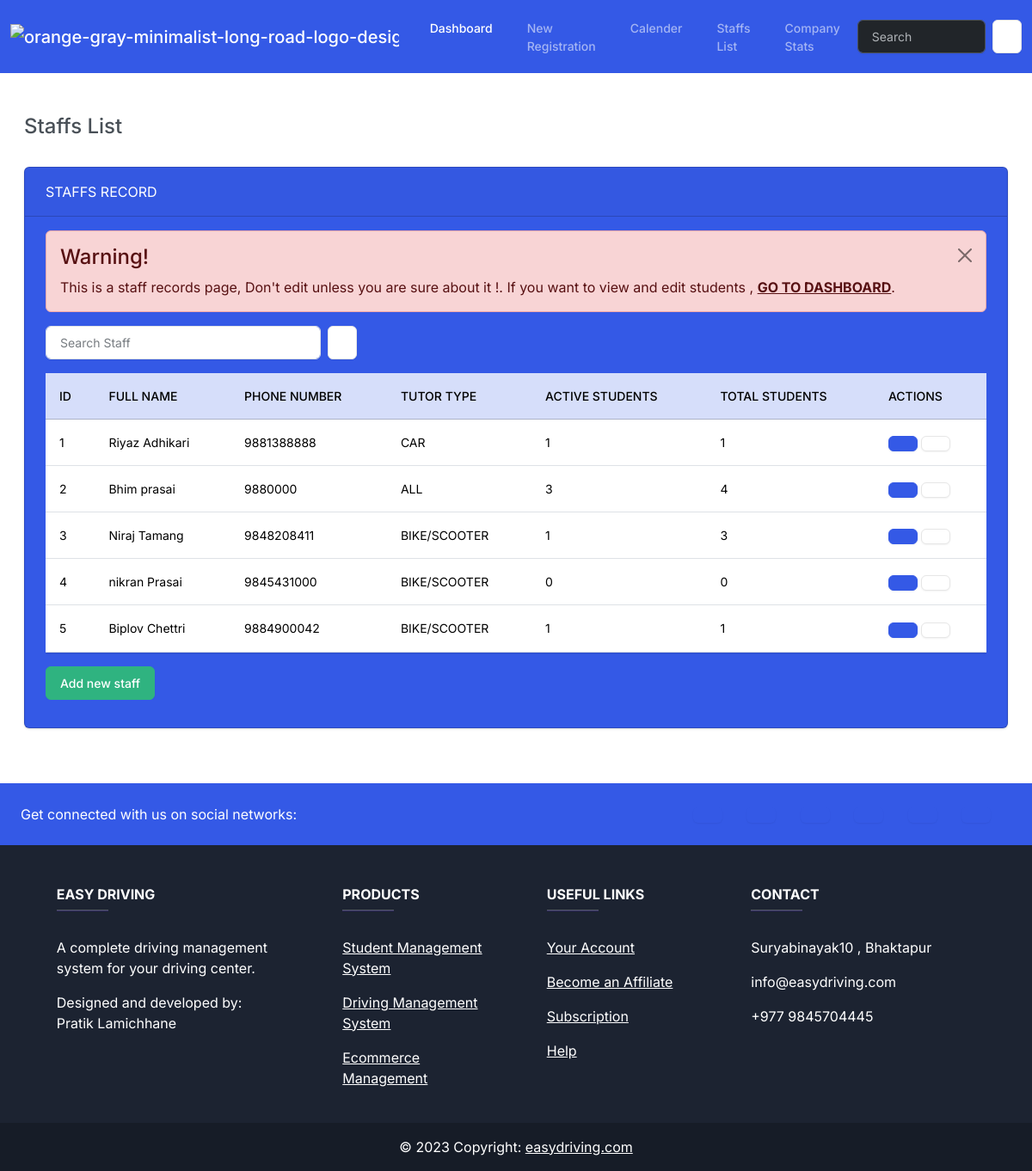
The app's page /staffs/, older data.
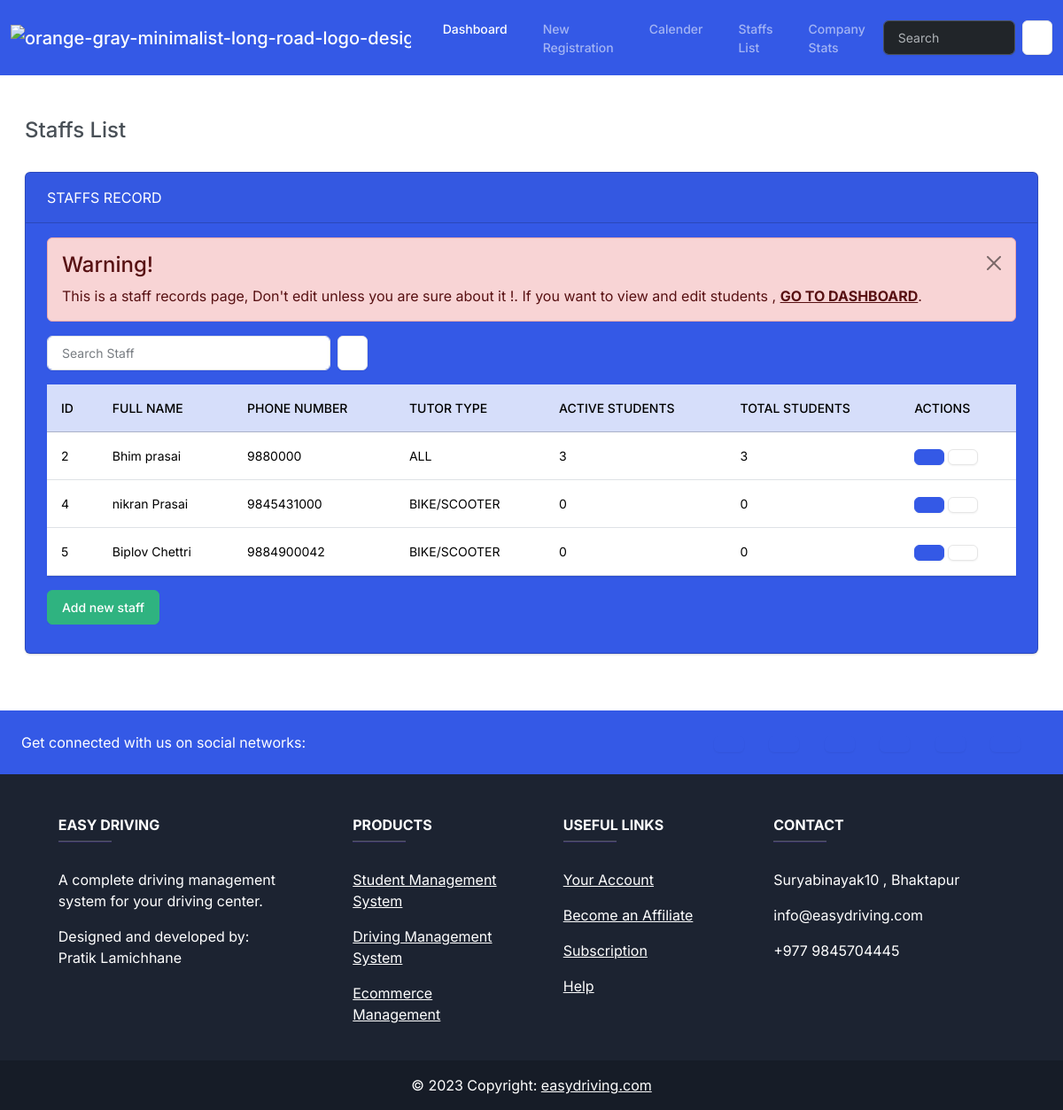
The same page, newer data.
### management/models.py (models this page shows, shortened)
class Staffs(models.Model):
    staff_id = models.AutoField (primary_key=True)
    staff_name = models.CharField(max_length=100)
    phone_number = models.IntegerField()
    tutor_type = models.CharField(max_length=50,
                  choices= TUTOR_TYPE,
                  default="BIKE/SCOOTER")

### management/views.py (the view)
# urls.py: path("staffs/" , views.staffs , name="staffs" ),
def staffs(request):
    staff_members = Staffs.objects.all()
    for staff in staff_members:
        active_students_count = staff.students_assigned.filter(
            enrollment_status='ACTIVE'
        ).count()
        total_students_count = staff.students_assigned.count()
        staff.active_students_count = active_students_count
        staff.total_students_count = total_students_count
    return render(request, 'management/staffs.html', {
        'staffs': staff_members
    })

### management/templates/management/staffs.html (shortened to what this page needs)
{% extends "management/base.html" %}
{% block body %}
<div class="container-fluid">
    <h4 class="m-3 mt-5"> Staffs List</h4>
    <div class="row">
      <div class="col-12">
        {% if staffs %}
        <div class="card text-white bg-primary m-3" bis_skin_checked="1">
          <div class="card-header" bis_skin_checked="1"> STAFFS RECORD</div>
          <div class="card-body" bis_skin_checked="1">
            <div class="alert alert-dismissible alert-danger " bis_skin_checked="1">
              <button type="button" class="btn-close" data-bs-dismiss="alert"></button>
              <h4 class="alert-heading">Warning!</h4>
              <p class="mb-0">This is a staff records page, Don't edit unless you are sure about it !. If you want to view and edit students , <a href="{% url "index" %}" class="alert-link">GO TO DASHBOARD</a>.</p>
            </div>
            <form class="d-flex">
              <input class="form-control me-sm-2" style="max-width: 20rem;" type="search" placeholder="Search Staff">
              <button class="btn btn-secondary my-2 my-sm-0" type="submit"></button>
            </form>
            <p class="card-text">
              <div class="table-responsive">
              <table class="table table-hover">
                <thead>
                  <tr class="table-primary">
                    <th scope="col">ID</th>
                    <th scope="col">Full Name</th>
                    <th scope="col">Phone Number</th>
                    <th scope="col">Tutor Type</th>
                    <th scope="col">Active Students</th>
                    <th scope="col">Total Students</th>
                    <th scope="col">Actions</th>
                  </tr>
                </thead>
               {% for staff in staffs %}
               <tr>
                <td>{{ staff.staff_id }}</td>
                <td>{{ staff.staff_name }}</td>
                <td>{{ staff.phone_number }}</td>
                <td>{{ staff.tutor_type }}</td>
                <td>{{staff.active_students_count}}</td>
                <td>{{staff.total_students_count}}</td>
                <td><a type="button" class="btn btn-primary" href="{% url 'view_staff' staff.staff_id%}" data-bs-toggle="modal" data-bs-target="#mymodal{{staff.staff_id}}"
                  ></a>
                  <a class="btn btn-secondary"href=" {% url "staff_students" staff.staff_id %}"></a>
                </td>
               </tr>
               {% endfor %}
              </table>
              <a class="btn btn-success" href="{% url "addstaff" %}">Add new staff</a>
            </div>
            </p>
          </div>
        {% endif %}
        </div>
      </div>
    </div>
  </div>
{% endblock body %}

### management/templates/management/base.html (shortened to what this page needs)
{% load static%}
<!DOCTYPE html>
<html lang="en">
<head>
    <link rel="stylesheet" href="{% static 'css/bootstrap.min.css'%}" rel="stylesheet">
    <link href="https://cdn.jsdelivr.net/npm/remixicon@3.5.0/fonts/remixicon.css" rel="stylesheet">
</head>
<body>
    <nav class="navbar navbar-expand-lg bg-primary" data-bs-theme="dark">
        <div class="container-fluid" bis_skin_checked="1">
          <a class="navbar-brand" href="{% url "index" %}"><img src="https://i.ibb.co/92brHQg/orange-gray-minimalist-long-road-logo-design-1.png" alt="orange-gray-minimalist-long-road-logo-design" border="0" width="110px"></a>
          <div class="collapse navbar-collapse" id="navbarColor01" bis_skin_checked="1">
            <ul class="navbar-nav me-auto">
              <li class="nav-item">
                <a class="nav-link active" href="{% url "index" %}"> Dashboard
                </a>
              </li>
              <li class="nav-item">
                <a class="nav-link" href="{% url "addstudent" %}"> New Registration</a>
              </li>
              <li class="nav-item">
                <a class="nav-link" href="{% url "calendar" %}"> Calender</a>
              </li>
              <li class="nav-item">
                <a class="nav-link" href="{% url "staffs" %} "> Staffs List</a>
              </li>
              <li class="nav-item">
                <a class="nav-link" href="#"> Company Stats</a>
              </li>
            </ul>
            <form class="d-flex">
              <input class="form-control me-sm-2" type="search" placeholder="Search">
              <button class="btn btn-secondary my-2 my-sm-0" type="submit"></button>
            </form>
          </div>
        </div>
      </nav>
      {% block body %}{% endblock body %}
        <footer
                class="text-center text-lg-start text-white mt-5"
                style="background-color: #1c2331"
                >          <section
                   class="d-flex justify-content-between p-4"
                   style="background-color: #3459E6"
                   >
            <div class="me-5">
              <span>Get connected with us on social networks:</span>
            </div>
            <div>
              <a href="" class="text-white me-4 btn">
              </a>
              <a href="" class="text-white me-4 btn">
              </a>
              <a href="" class="text-white me-4 btn">
              </a>
              <a href="" class="text-white me-4 btn">
              </a>
              <a href="" class="text-white me-4 btn">
              </a>
              <a href="" class="text-white me-4 btn">
              </a>
            </div>
          </section>
          <section class="">
            <div class="container text-center text-md-start mt-5">
              <div class="row mt-3">
                <div class="col-md-3 col-lg-4 col-xl-3 mx-auto mb-4">
                  <h6 class="text-uppercase fw-bold">Easy Driving</h6>
                  <hr
                      class="mb-4 mt-0 d-inline-block mx-auto"
                      style="width: 60px; background-color: #7c4dff; height: 2px"
                      />
                  <p>
                    A complete driving management system for your driving center.
                  </p>
                  <p>
                    Designed and developed by: <br>
                    Pratik Lamichhane
                  </p>
                </div>
                <div class="col-md-2 col-lg-2 col-xl-2 mx-auto mb-4">
                  <h6 class="text-uppercase fw-bold">Products</h6>
                  <hr
                      class="mb-4 mt-0 d-inline-block mx-auto"
                      style="width: 60px; background-color: #7c4dff; height: 2px"
                      />
                  <p>
                    <a href="#!" class="text-white">Student Management System</a>
                  </p>
                  <p>
                    <a href="#!" class="text-white">Driving Management System</a>
                  </p>
                  <p>
                    <a href="#!" class="text-white">Ecommerce Management</a>
                  </p>
                </div>
                <div class="col-md-3 col-lg-2 col-xl-2 mx-auto mb-4">
                  <h6 class="text-uppercase fw-bold">Useful links</h6>
                  <hr
                      class="mb-4 mt-0 d-inline-block mx-auto"
                      style="width: 60px; background-color: #7c4dff; height: 2px"
                      />
                  <p>
                    <a href="#!" class="text-white">Your Account</a>
                  </p>
                  <p>
                    <a href="#!" class="text-white">Become an Affiliate</a>
                  </p>
                  <p>
                    <a href="#!" class="text-white">Subscription</a>
                  </p>
                  <p>
                    <a href="#!" class="text-white">Help</a>
                  </p>
                </div>
                <div class="col-md-4 col-lg-3 col-xl-3 mx-auto mb-md-0 mb-4">
                  <h6 class="text-uppercase fw-bold">Contact</h6>
                  <hr
                      class="mb-4 mt-0 d-inline-block mx-auto"
                      style="width: 60px; background-color: #7c4dff; height: 2px"
                      />
                  <p> Suryabinayak10 , Bhaktapur</p>
                  <p> info@easydriving.com</p>
                  <p> +977 9845704445</p>
                </div>
              </div>
            </div>
          </section>
                <div
               class="text-center p-3"
               style="background-color: rgba(0, 0, 0, 0.2)"
               >
            © 2023 Copyright:
            <a class="text-white" href="https://mdbootstrap.com/"
               >easydriving.com</a
              >
          </div>
        </footer>
</body>
</html>

Row changes from the older to the newer data that the page shows:
removed Staffs: staff_id "1", staff_name "Riyaz Adhikari", phone_number "9881388888", tutor_type "CAR", active_students_count "1", total_students_count "1"
removed Staffs: staff_id "3", staff_name "Niraj Tamang", phone_number "9848208411", tutor_type "BIKE/SCOOTER", active_students_count "1", total_students_count "3"
computed for Staffs "Bhim prasai": total_students_count "4" → "3"
computed for Staffs "Biplov Chettri": active_students_count "1" → "0"; total_students_count "1" → "0"
